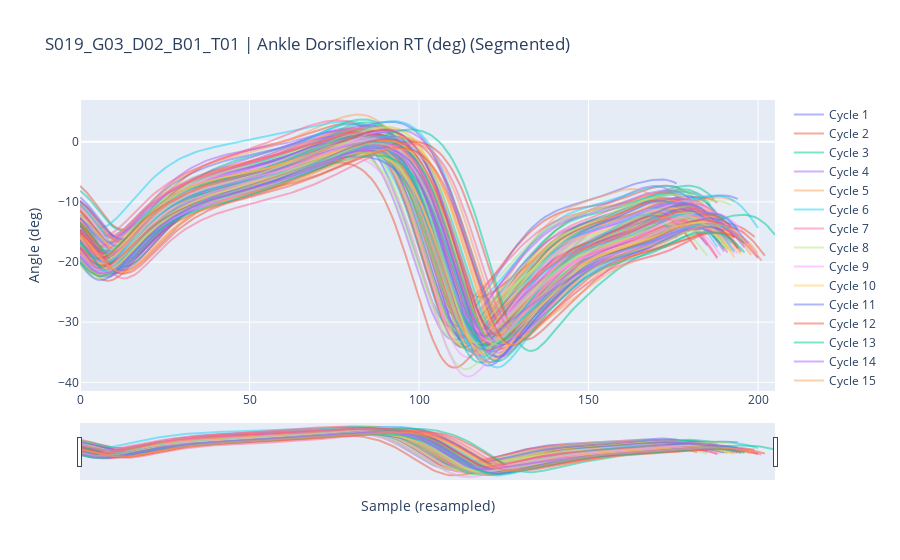
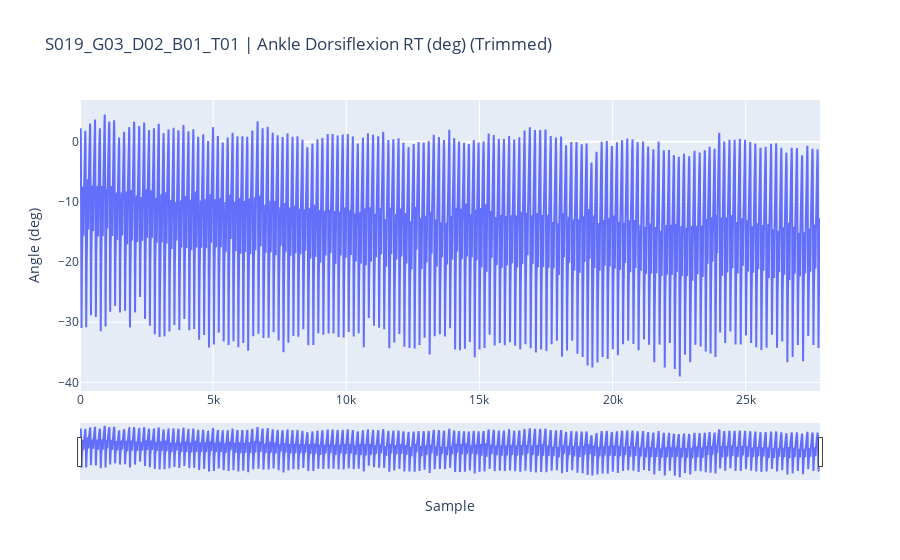

Write notebook code for charts like these, in order.
### Markdown cell above
### Usage

### Code cell
signal_col = "Ankle Dorsiflexion RT (deg)"
group_code = "G03"
patient_id = "S019"
day = "D02"
block = "B01"
trial = "T01"


plot_trial(patient_id, group_code, day, block, trial, signal_col, version='trimmed', normalized=False, segmented=True, save_plots=False, results_dir='Results visualization')

plot_trial(patient_id, group_code, day, block, trial, signal_col, version='trimmed', normalized=False, segmented=False, save_plots=False, results_dir='Results visualization')

### Figure 1 — Plotly figure (JSON) as saved in the notebook; plotly's stock layout.template omitted (floating-point values rounded to 4 significant figures; data arrays with more than 128 entries replaced by an {"elided": "..."} marker saying what was removed)
{"data": [{"mode": "lines", "name": "Cycle 1", "opacity": 0.5, "type": "scatter", "y": {"elided": "177 float values"}}, {"mode": "lines", "name": "Cycle 2", "opacity": 0.5, "type": "scatter", "y": {"elided": "178 float values"}}, {"mode": "lines", "name": "Cycle 3", "opacity": 0.5, "type": "scatter", "y": {"elided": "188 float values"}}, {"mode": "lines", "name": "Cycle 4", "opacity": 0.5, "type": "scatter", "y": {"elided": "179 float values"}}, {"mode": "lines", "name": "Cycle 5", "opacity": 0.5, "type": "scatter", "y": {"elided": "175 float values"}}, {"mode": "lines", "name": "Cycle 6", "opacity": 0.5, "type": "scatter", "y": {"elided": "186 float values"}}, {"mode": "lines", "name": "Cycle 7", "opacity": 0.5, "type": "scatter", "y": {"elided": "182 float values"}}, {"mode": "lines", "name": "Cycle 8", "opacity": 0.5, "type": "scatter", "y": {"elided": "185 float values"}}, {"mode": "lines", "name": "Cycle 9", "opacity": 0.5, "type": "scatter", "y": {"elided": "186 float values"}}, {"mode": "lines", "name": "Cycle 10", "opacity": 0.5, "type": "scatter", "y": {"elided": "182 float values"}}, {"mode": "lines", "name": "Cycle 11", "opacity": 0.5, "type": "scatter", "y": {"elided": "195 float values"}}, {"mode": "lines", "name": "Cycle 12", "opacity": 0.5, "type": "scatter", "y": {"elided": "189 float values"}}, {"mode": "lines", "name": "Cycle 13", "opacity": 0.5, "type": "scatter", "y": {"elided": "187 float values"}}, {"mode": "lines", "name": "Cycle 14", "opacity": 0.5, "type": "scatter", "y": {"elided": "182 float values"}}, {"mode": "lines", "name": "Cycle 15", "opacity": 0.5, "type": "scatter", "y": {"elided": "181 float values"}}, {"mode": "lines", "name": "Cycle 16", "opacity": 0.5, "type": "scatter", "y": {"elided": "185 float values"}}, {"mode": "lines", "name": "Cycle 17", "opacity": 0.5, "type": "scatter", "y": {"elided": "182 float values"}}, {"mode": "lines", "name": "Cycle 18", "opacity": 0.5, "type": "scatter", "y": {"elided": "187 float values"}}, {"mode": "lines", "name": "Cycle 19", "opacity": 0.5, "type": "scatter", "y": {"elided": "187 float values"}}, {"mode": "lines", "name": "Cycle 20", "opacity": 0.5, "type": "scatter", "y": {"elided": "184 float values"}}, {"mode": "lines", "name": "Cycle 21", "opacity": 0.5, "type": "scatter", "y": {"elided": "189 float values"}}, {"mode": "lines", "name": "Cycle 22", "opacity": 0.5, "type": "scatter", "y": {"elided": "183 float values"}}, {"mode": "lines", "name": "Cycle 23", "opacity": 0.5, "type": "scatter", "y": {"elided": "191 float values"}}, {"mode": "lines", "name": "Cycle 24", "opacity": 0.5, "type": "scatter", "y": {"elided": "181 float values"}}, {"mode": "lines", "name": "Cycle 25", "opacity": 0.5, "type": "scatter", "y": {"elided": "187 float values"}}, {"mode": "lines", "name": "Cycle 26", "opacity": 0.5, "type": "scatter", "y": {"elided": "179 float values"}}, {"mode": "lines", "name": "Cycle 27", "opacity": 0.5, "type": "scatter", "y": {"elided": "189 float values"}}, {"mode": "lines", "name": "Cycle 28", "opacity": 0.5, "type": "scatter", "y": {"elided": "180 float values"}}, {"mode": "lines", "name": "Cycle 29", "opacity": 0.5, "type": "scatter", "y": {"elided": "187 float values"}}, {"mode": "lines", "name": "Cycle 30", "opacity": 0.5, "type": "scatter", "y": {"elided": "180 float values"}}, {"mode": "lines", "name": "Cycle 31", "opacity": 0.5, "type": "scatter", "y": {"elided": "187 float values"}}, {"mode": "lines", "name": "Cycle 32", "opacity": 0.5, "type": "scatter", "y": {"elided": "184 float values"}}, {"mode": "lines", "name": "Cycle 33", "opacity": 0.5, "type": "scatter", "y": {"elided": "182 float values"}}, {"mode": "lines", "name": "Cycle 34", "opacity": 0.5, "type": "scatter", "y": {"elided": "182 float values"}}, {"mode": "lines", "name": "Cycle 35", "opacity": 0.5, "type": "scatter", "y": {"elided": "194 float values"}}, {"mode": "lines", "name": "Cycle 36", "opacity": 0.5, "type": "scatter", "y": {"elided": "201 float values"}}, {"mode": "lines", "name": "Cycle 37", "opacity": 0.5, "type": "scatter", "y": {"elided": "182 float values"}}, {"mode": "lines", "name": "Cycle 38", "opacity": 0.5, "type": "scatter", "y": {"elided": "193 float values"}}, {"mode": "lines", "name": "Cycle 39", "opacity": 0.5, "type": "scatter", "y": {"elided": "188 float values"}}, {"mode": "lines", "name": "Cycle 40", "opacity": 0.5, "type": "scatter", "y": {"elided": "187 float values"}}, {"mode": "lines", "name": "Cycle 41", "opacity": 0.5, "type": "scatter", "y": {"elided": "183 float values"}}, {"mode": "lines", "name": "Cycle 42", "opacity": 0.5, "type": "scatter", "y": {"elided": "188 float values"}}, {"mode": "lines", "name": "Cycle 43", "opacity": 0.5, "type": "scatter", "y": {"elided": "189 float values"}}, {"mode": "lines", "name": "Cycle 44", "opacity": 0.5, "type": "scatter", "y": {"elided": "185 float values"}}, {"mode": "lines", "name": "Cycle 45", "opacity": 0.5, "type": "scatter", "y": {"elided": "185 float values"}}, {"mode": "lines", "name": "Cycle 46", "opacity": 0.5, "type": "scatter", "y": {"elided": "189 float values"}}, {"mode": "lines", "name": "Cycle 47", "opacity": 0.5, "type": "scatter", "y": {"elided": "191 float values"}}, {"mode": "lines", "name": "Cycle 48", "opacity": 0.5, "type": "scatter", "y": {"elided": "185 float values"}}, {"mode": "lines", "name": "Cycle 49", "opacity": 0.5, "type": "scatter", "y": {"elided": "188 float values"}}, {"mode": "lines", "name": "Cycle 50", "opacity": 0.5, "type": "scatter", "y": {"elided": "193 float values"}}, {"mode": "lines", "name": "Cycle 51", "opacity": 0.5, "type": "scatter", "y": {"elided": "185 float values"}}, {"mode": "lines", "name": "Cycle 52", "opacity": 0.5, "type": "scatter", "y": {"elided": "193 float values"}}, {"mode": "lines", "name": "Cycle 53", "opacity": 0.5, "type": "scatter", "y": {"elided": "191 float values"}}, {"mode": "lines", "name": "Cycle 54", "opacity": 0.5, "type": "scatter", "y": {"elided": "190 float values"}}, {"mode": "lines", "name": "Cycle 55", "opacity": 0.5, "type": "scatter", "y": {"elided": "187 float values"}}, {"mode": "lines", "name": "Cycle 56", "opacity": 0.5, "type": "scatter", "y": {"elided": "188 float values"}}, {"mode": "lines", "name": "Cycle 57", "opacity": 0.5, "type": "scatter", "y": {"elided": "194 float values"}}, {"mode": "lines", "name": "Cycle 58", "opacity": 0.5, "type": "scatter", "y": {"elided": "191 float values"}}, {"mode": "lines", "name": "Cycle 59", "opacity": 0.5, "type": "scatter", "y": {"elided": "190 float values"}}, {"mode": "lines", "name": "Cycle 60", "opacity": 0.5, "type": "scatter", "y": {"elided": "189 float values"}}, {"mode": "lines", "name": "Cycle 61", "opacity": 0.5, "type": "scatter", "y": {"elided": "193 float values"}}, {"mode": "lines", "name": "Cycle 62", "opacity": 0.5, "type": "scatter", "y": {"elided": "189 float values"}}, {"mode": "lines", "name": "Cycle 63", "opacity": 0.5, "type": "scatter", "y": {"elided": "191 float values"}}, {"mode": "lines", "name": "Cycle 64", "opacity": 0.5, "type": "scatter", "y": {"elided": "190 float values"}}, {"mode": "lines", "name": "Cycle 65", "opacity": 0.5, "type": "scatter", "y": {"elided": "189 float values"}}, {"mode": "lines", "name": "Cycle 66", "opacity": 0.5, "type": "scatter", "y": {"elided": "189 float values"}}, {"mode": "lines", "name": "Cycle 67", "opacity": 0.5, "type": "scatter", "y": {"elided": "189 float values"}}, {"mode": "lines", "name": "Cycle 68", "opacity": 0.5, "type": "scatter", "y": {"elided": "192 float values"}}, {"mode": "lines", "name": "Cycle 69", "opacity": 0.5, "type": "scatter", "y": {"elided": "186 float values"}}, {"mode": "lines", "name": "Cycle 70", "opacity": 0.5, "type": "scatter", "y": {"elided": "190 float values"}}, {"mode": "lines", "name": "Cycle 71", "opacity": 0.5, "type": "scatter", "y": {"elided": "188 float values"}}, {"mode": "lines", "name": "Cycle 72", "opacity": 0.5, "type": "scatter", "y": {"elided": "200 float values"}}, {"mode": "lines", "name": "Cycle 73", "opacity": 0.5, "type": "scatter", "y": {"elided": "187 float values"}}, {"mode": "lines", "name": "Cycle 74", "opacity": 0.5, "type": "scatter", "y": {"elided": "194 float values"}}, {"mode": "lines", "name": "Cycle 75", "opacity": 0.5, "type": "scatter", "y": {"elided": "187 float values"}}, {"mode": "lines", "name": "Cycle 76", "opacity": 0.5, "type": "scatter", "y": {"elided": "180 float values"}}, {"mode": "lines", "name": "Cycle 77", "opacity": 0.5, "type": "scatter", "y": {"elided": "194 float values"}}, {"mode": "lines", "name": "Cycle 78", "opacity": 0.5, "type": "scatter", "y": {"elided": "180 float values"}}, {"mode": "lines", "name": "Cycle 79", "opacity": 0.5, "type": "scatter", "y": {"elided": "180 float values"}}, {"mode": "lines", "name": "Cycle 80", "opacity": 0.5, "type": "scatter", "y": {"elided": "184 float values"}}, {"mode": "lines", "name": "Cycle 81", "opacity": 0.5, "type": "scatter", "y": {"elided": "190 float values"}}, {"mode": "lines", "name": "Cycle 82", "opacity": 0.5, "type": "scatter", "y": {"elided": "192 float values"}}, {"mode": "lines", "name": "Cycle 83", "opacity": 0.5, "type": "scatter", "y": {"elided": "190 float values"}}, {"mode": "lines", "name": "Cycle 84", "opacity": 0.5, "type": "scatter", "y": {"elided": "191 float values"}}, {"mode": "lines", "name": "Cycle 85", "opacity": 0.5, "type": "scatter", "y": {"elided": "188 float values"}}, {"mode": "lines", "name": "Cycle 86", "opacity": 0.5, "type": "scatter", "y": {"elided": "195 float values"}}, {"mode": "lines", "name": "Cycle 87", "opacity": 0.5, "type": "scatter", "y": {"elided": "195 float values"}}, {"mode": "lines", "name": "Cycle 88", "opacity": 0.5, "type": "scatter", "y": {"elided": "191 float values"}}, {"mode": "lines", "name": "Cycle 89", "opacity": 0.5, "type": "scatter", "y": {"elided": "197 float values"}}, {"mode": "lines", "name": "Cycle 90", "opacity": 0.5, "type": "scatter", "y": {"elided": "196 float values"}}, {"mode": "lines", "name": "Cycle 91", "opacity": 0.5, "type": "scatter", "y": {"elided": "195 float values"}}, {"mode": "lines", "name": "Cycle 92", "opacity": 0.5, "type": "scatter", "y": {"elided": "191 float values"}}, {"mode": "lines", "name": "Cycle 93", "opacity": 0.5, "type": "scatter", "y": {"elided": "206 float values"}}, {"mode": "lines", "name": "Cycle 94", "opacity": 0.5, "type": "scatter", "y": {"elided": "190 float values"}}, {"mode": "lines", "name": "Cycle 95", "opacity": 0.5, "type": "scatter", "y": {"elided": "199 float values"}}, {"mode": "lines", "name": "Cycle 96", "opacity": 0.5, "type": "scatter", "y": {"elided": "191 float values"}}, {"mode": "lines", "name": "Cycle 97", "opacity": 0.5, "type": "scatter", "y": {"elided": "197 float values"}}, {"mode": "lines", "name": "Cycle 98", "opacity": 0.5, "type": "scatter", "y": {"elided": "192 float values"}}, {"mode": "lines", "name": "Cycle 99", "opacity": 0.5, "type": "scatter", "y": {"elided": "194 float values"}}, {"mode": "lines", "name": "Cycle 100", "opacity": 0.5, "type": "scatter", "y": {"elided": "189 float values"}}, {"mode": "lines", "name": "Cycle 101", "opacity": 0.5, "type": "scatter", "y": {"elided": "191 float values"}}, {"mode": "lines", "name": "Cycle 102", "opacity": 0.5, "type": "scatter", "y": {"elided": "183 float values"}}, {"mode": "lines", "name": "Cycle 103", "opacity": 0.5, "type": "scatter", "y": {"elided": "186 float values"}}, {"mode": "lines", "name": "Cycle 104", "opacity": 0.5, "type": "scatter", "y": {"elided": "195 float values"}}, {"mode": "lines", "name": "Cycle 105", "opacity": 0.5, "type": "scatter", "y": {"elided": "195 float values"}}, {"mode": "lines", "name": "Cycle 106", "opacity": 0.5, "type": "scatter", "y": {"elided": "189 float values"}}, {"mode": "lines", "name": "Cycle 107", "opacity": 0.5, "type": "scatter", "y": {"elided": "192 float values"}}, {"mode": "lines", "name": "Cycle 108", "opacity": 0.5, "type": "scatter", "y": {"elided": "194 float values"}}, {"mode": "lines", "name": "Cycle 109", "opacity": 0.5, "type": "scatter", "y": {"elided": "194 float values"}}, {"mode": "lines", "name": "Cycle 110", "opacity": 0.5, "type": "scatter", "y": {"elided": "195 float values"}}, {"mode": "lines", "name": "Cycle 111", "opacity": 0.5, "type": "scatter", "y": {"elided": "193 float values"}}, {"mode": "lines", "name": "Cycle 112", "opacity": 0.5, "type": "scatter", "y": {"elided": "203 float values"}}, {"mode": "lines", "name": "Cycle 113", "opacity": 0.5, "type": "scatter", "y": {"elided": "194 float values"}}, {"mode": "lines", "name": "Cycle 114", "opacity": 0.5, "type": "scatter", "y": {"elided": "191 float values"}}, {"mode": "lines", "name": "Cycle 115", "opacity": 0.5, "type": "scatter", "y": {"elided": "201 float values"}}, {"mode": "lines", "name": "Cycle 116", "opacity": 0.5, "type": "scatter", "y": {"elided": "197 float values"}}, {"mode": "lines", "name": "Cycle 117", "opacity": 0.5, "type": "scatter", "y": {"elided": "189 float values"}}, {"mode": "lines", "name": "Cycle 118", "opacity": 0.5, "type": "scatter", "y": {"elided": "186 float values"}}, {"mode": "lines", "name": "Cycle 119", "opacity": 0.5, "type": "scatter", "y": {"elided": "190 float values"}}, {"mode": "lines", "name": "Cycle 120", "opacity": 0.5, "type": "scatter", "y": {"elided": "196 float values"}}, {"mode": "lines", "name": "Cycle 121", "opacity": 0.5, "type": "scatter", "y": {"elided": "195 float values"}}, {"mode": "lines", "name": "Cycle 122", "opacity": 0.5, "type": "scatter", "y": {"elided": "196 float values"}}, {"mode": "lines", "name": "Cycle 123", "opacity": 0.5, "type": "scatter", "y": {"elided": "191 float values"}}, {"mode": "lines", "name": "Cycle 124", "opacity": 0.5, "type": "scatter", "y": {"elided": "186 float values"}}, {"mode": "lines", "name": "Cycle 125", "opacity": 0.5, "type": "scatter", "y": {"elided": "184 float values"}}, {"mode": "lines", "name": "Cycle 126", "opacity": 0.5, "type": "scatter", "y": {"elided": "177 float values"}}, {"mode": "lines", "name": "Cycle 127", "opacity": 0.5, "type": "scatter", "y": {"elided": "189 float values"}}, {"mode": "lines", "name": "Cycle 128", "opacity": 0.5, "type": "scatter", "y": {"elided": "192 float values"}}, {"mode": "lines", "name": "Cycle 129", "opacity": 0.5, "type": "scatter", "y": {"elided": "190 float values"}}, {"mode": "lines", "name": "Cycle 130", "opacity": 0.5, "type": "scatter", "y": {"elided": "193 float values"}}, {"mode": "lines", "name": "Cycle 131", "opacity": 0.5, "type": "scatter", "y": {"elided": "198 float values"}}, {"mode": "lines", "name": "Cycle 132", "opacity": 0.5, "type": "scatter", "y": {"elided": "194 float values"}}, {"mode": "lines", "name": "Cycle 133", "opacity": 0.5, "type": "scatter", "y": {"elided": "193 float values"}}, {"mode": "lines", "name": "Cycle 134", "opacity": 0.5, "type": "scatter", "y": {"elided": "197 float values"}}, {"mode": "lines", "name": "Cycle 135", "opacity": 0.5, "type": "scatter", "y": {"elided": "193 float values"}}, {"mode": "lines", "name": "Cycle 136", "opacity": 0.5, "type": "scatter", "y": {"elided": "192 float values"}}, {"mode": "lines", "name": "Cycle 137", "opacity": 0.5, "type": "scatter", "y": {"elided": "202 float values"}}, {"mode": "lines", "name": "Cycle 138", "opacity": 0.5, "type": "scatter", "y": {"elided": "193 float values"}}, {"mode": "lines", "name": "Cycle 139", "opacity": 0.5, "type": "scatter", "y": {"elided": "195 float values"}}, {"mode": "lines", "name": "Cycle 140", "opacity": 0.5, "type": "scatter", "y": {"elided": "194 float values"}}, {"mode": "lines", "name": "Cycle 141", "opacity": 0.5, "type": "scatter", "y": {"elided": "191 float values"}}, {"mode": "lines", "name": "Cycle 142", "opacity": 0.5, "type": "scatter", "y": {"elided": "201 float values"}}, {"mode": "lines", "name": "Cycle 143", "opacity": 0.5, "type": "scatter", "y": {"elided": "197 float values"}}, {"mode": "lines", "name": "Cycle 144", "opacity": 0.5, "type": "scatter", "y": {"elided": "188 float values"}}, {"mode": "lines", "name": "Cycle 145", "opacity": 0.5, "type": "scatter", "y": {"elided": "199 float values"}}], "layout": {"title": {"text": "S019_G03_D02_B01_T01 | Ankle Dorsiflexion RT (deg) (Segmented)"}, "xaxis": {"rangeslider": {"visible": true}, "title": {"text": "Sample (resampled)"}, "type": "linear"}, "yaxis": {"title": {"text": "Angle (deg)"}}}}

### Figure 2 — Plotly figure (JSON) as saved in the notebook; plotly's stock layout.template omitted (floating-point values rounded to 4 significant figures; data arrays with more than 128 entries replaced by an {"elided": "..."} marker saying what was removed)
{"data": [{"mode": "lines", "name": "Trimmed", "type": "scatter", "y": {"elided": "27792 float values"}}], "layout": {"title": {"text": "S019_G03_D02_B01_T01 | Ankle Dorsiflexion RT (deg) (Trimmed)"}, "xaxis": {"rangeslider": {"visible": true}, "title": {"text": "Sample"}, "type": "linear"}, "yaxis": {"title": {"text": "Angle (deg)"}}}}
